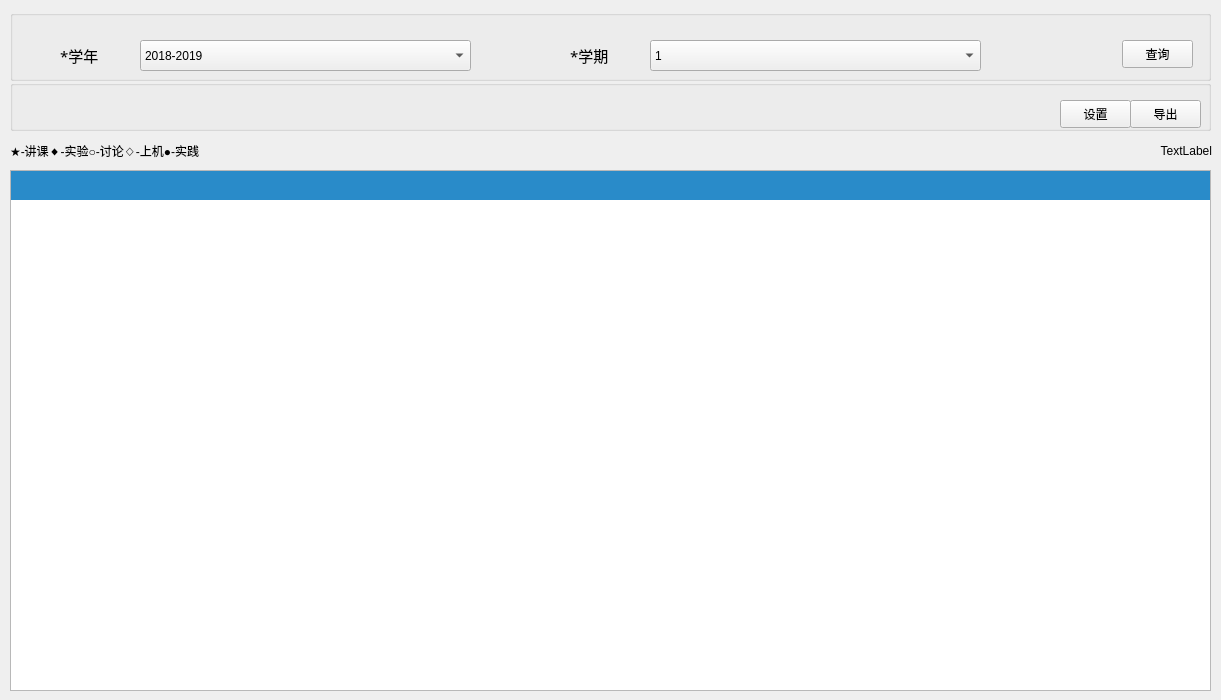
   <widget class="QWidget" name="stu_course_qeury_page">
    <widget class="QGroupBox" name="groupBox_3">
     <property name="geometry">
      <rect>
       <x>10</x>
       <y>10</y>
       <width>1201</width>
       <height>71</height>
      </rect>
     </property>
     <property name="title">
      <string/>
     </property>
     <widget class="QLabel" name="label_84">
      <property name="geometry">
       <rect>
        <x>50</x>
        <y>30</y>
        <width>61</width>
        <height>31</height>
       </rect>
      </property>
      <property name="font">
       <font>
        <family>黑体</family>
        <pointsize>11</pointsize>
       </font>
      </property>
      <property name="text">
       <string>*学年</string>
      </property>
     </widget>
     <widget class="QComboBox" name="cob_stu_course_school_year">
      <property name="geometry">
       <rect>
        <x>130</x>
        <y>30</y>
        <width>331</width>
        <height>31</height>
       </rect>
      </property>
      <property name="currentIndex">
       <number>4</number>
      </property>
      <item>
       <property name="text">
        <string>---请选择---</string>
       </property>
      </item>
      <item>
       <property name="text">
        <string>2021-2022</string>
       </property>
      </item>
      <item>
       <property name="text">
        <string>2020-2021</string>
       </property>
      </item>
      <item>
       <property name="text">
        <string>2019-2020</string>
       </property>
      </item>
      <item>
       <property name="text">
        <string>2018-2019</string>
       </property>
      </item>
      <item>
       <property name="text">
        <string>2017-2018</string>
       </property>
      </item>
      <item>
       <property name="text">
        <string>2016-2017</string>
       </property>
      </item>
      <item>
       <property name="text">
        <string>2015-2016</string>
       </property>
      </item>
      <item>
       <property name="text">
        <string>2014-2015</string>
       </property>
      </item>
     </widget>
     <widget class="QLabel" name="label_85">
      <property name="geometry">
       <rect>
        <x>560</x>
        <y>30</y>
        <width>61</width>
        <height>31</height>
       </rect>
      </property>
      <property name="font">
       <font>
        <family>黑体</family>
        <pointsize>11</pointsize>
       </font>
      </property>
      <property name="text">
       <string>*学期</string>
      </property>
     </widget>
     <widget class="QComboBox" name="cob_stu_course_semester">
      <property name="geometry">
       <rect>
        <x>640</x>
        <y>30</y>
        <width>331</width>
        <height>31</height>
       </rect>
      </property>
      <property name="currentIndex">
       <number>1</number>
      </property>
      <item>
       <property name="text">
        <string>---请选择---</string>
       </property>
      </item>
      <item>
       <property name="text">
        <string>1</string>
       </property>
      </item>
      <item>
       <property name="text">
        <string>2</string>
       </property>
      </item>
      <item>
       <property name="text">
        <string>3</string>
       </property>
      </item>
     </widget>
     <widget class="QPushButton" name="pushButton_10">
      <property name="geometry">
       <rect>
        <x>1112</x>
        <y>30</y>
        <width>71</width>
        <height>28</height>
       </rect>
      </property>
      <property name="text">
       <string>查询</string>
      </property>
     </widget>
    </widget>
    <widget class="QGroupBox" name="groupBox_4">
     <property name="geometry">
      <rect>
       <x>10</x>
       <y>80</y>
       <width>1201</width>
       <height>51</height>
      </rect>
     </property>
     <property name="title">
      <string/>
     </property>
     <widget class="QPushButton" name="pushButton_11">
      <property name="geometry">
       <rect>
        <x>1050</x>
        <y>20</y>
        <width>71</width>
        <height>28</height>
       </rect>
      </property>
      <property name="text">
       <string>设置</string>
      </property>
     </widget>
     <widget class="QPushButton" name="pushButton_12">
      <property name="geometry">
       <rect>
        <x>1120</x>
        <y>20</y>
        <width>71</width>
        <height>28</height>
       </rect>
      </property>
      <property name="text">
       <string>导出</string>
      </property>
     </widget>
    </widget>
    <widget class="QLabel" name="label_86">
     <property name="geometry">
      <rect>
       <x>10</x>
       <y>141</y>
       <width>1201</width>
       <height>20</height>
      </rect>
     </property>
     <property name="font">
      <font>
       <family>黑体</family>
       <pointsize>16</pointsize>
      </font>
     </property>
     <property name="text">
      <string/>
     </property>
     <property name="alignment">
      <set>Qt::AlignCenter</set>
     </property>
    </widget>
    <widget class="QTableView" name="tableView_4">
     <property name="geometry">
      <rect>
       <x>10</x>
       <y>170</y>
       <width>1201</width>
       <height>521</height>
      </rect>
     </property>
     <property name="styleSheet">
      <string notr="true">QTableView QTableCornerButton::section {
    color: white;/*文字颜色*/
    background-color: rgb(41, 139, 201);/*背景色*/
    border: 5px solid #418bc9;/*边框*/
    border-radius:0px;/*边框圆角*/
    border-color: rgb(41, 139, 201);/*边框颜色*/
    font: 10px;/*字体大小*/
    padding:0px 0 0 0px;/*内边距*/
 }

QHeaderView {
    color: white;
    font: bold 10pt;
    background-color: rgb(41, 139, 201);
    border: 0px solid rgb(144, 144, 144);
    border:0px solid rgb(191,191,191);
    border-left-color: rgba(255, 255, 255, 0);
    border-top-color: rgba(255, 255, 255, 0);
    border-radius:0px;
    min-height:29px;
}

QHeaderView::section {
    color: white;
    background-color:rgb(41, 139, 201);
    border: 5px solid #f6f7fa;
    border-radius:0px;
    border-color:rgb(41, 139, 201);
}</string>
     </property>
     <attribute name="verticalHeaderVisible">
      <bool>false</bool>
     </attribute>
    </widget>
    <widget class="QLabel" name="label_88">
     <property name="geometry">
      <rect>
       <x>10</x>
       <y>140</y>
       <width>311</width>
       <height>21</height>
      </rect>
     </property>
     <property name="text">
      <string>★-讲课◆-实验○-讨论◇-上机●-实践</string>
     </property>
    </widget>
    <widget class="QLabel" name="label_89">
     <property name="geometry">
      <rect>
       <x>1071</x>
       <y>140</y>
       <width>141</width>
       <height>21</height>
      </rect>
     </property>
     <property name="text">
      <string>TextLabel</string>
     </property>
     <property name="alignment">
      <set>Qt::AlignRight|Qt::AlignTrailing|Qt::AlignVCenter</set>
     </property>
    </widget>
   </widget>
